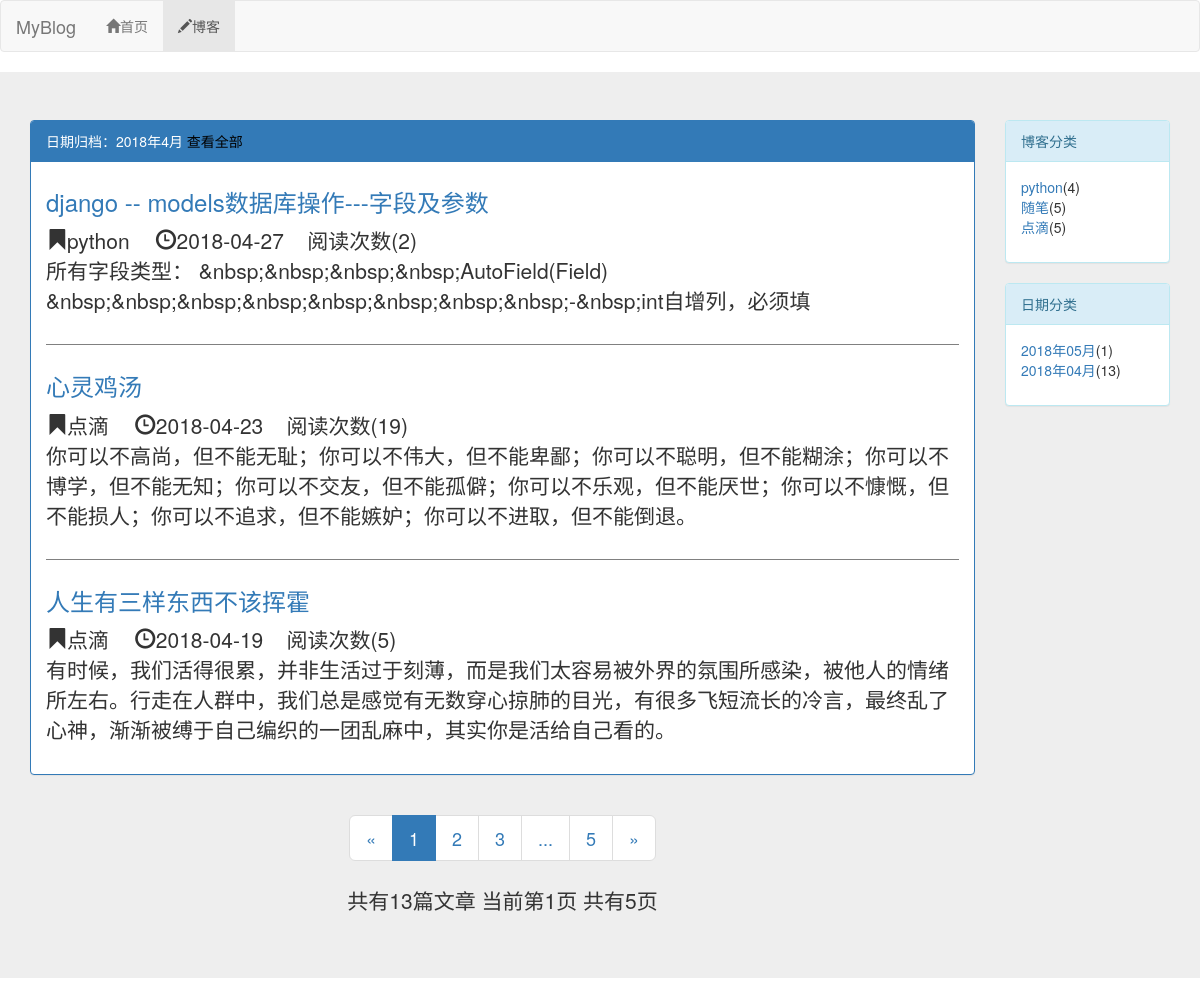
/blog/date/2018/4, run on an earlier commit of the app's database.
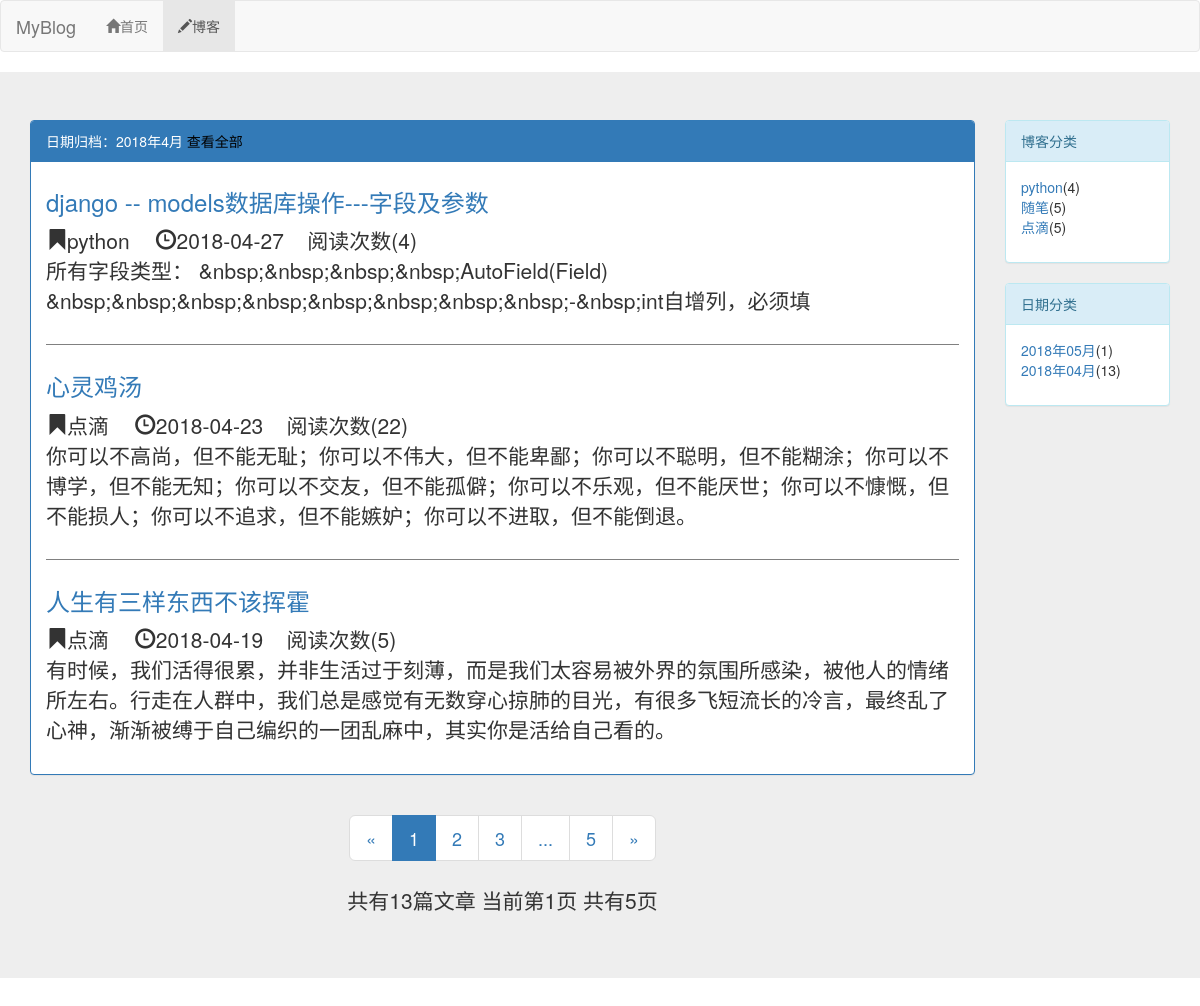
And on a later commit of the database.
### blog/models.py (models this page shows, shortened)
class Blog(models.Model,ReadNumExpandMethod):
    title=models.CharField(max_length=50)
    blog_type=models.ForeignKey(BlogType,on_delete=models.DO_NOTHING)
    content=RichTextUploadingField()
    read_details=GenericRelation(ReadDetail)
    author=models.ForeignKey(User,on_delete=models.DO_NOTHING)
    creat_time=models.DateTimeField(auto_now_add=True)
    last_updated_time=models.DateTimeField(auto_now=True)
    class Meta:
        ordering=['-creat_time']

class BlogType(models.Model):
    type_name=models.CharField(max_length=15)
    def __str__(self):
        return self.type_name

### read_statistics/models.py (models this page shows)
class ReadNum(models.Model):
    read_num=models.IntegerField(default=0)
    content_type = models.ForeignKey(ContentType, on_delete=models.DO_NOTHING)
    object_id = models.PositiveIntegerField()
    content_object = GenericForeignKey('content_type', 'object_id')

### blog/views.py (the view)
# urls.py: path('date/<int:year>/<int:month>',views.blogs_with_date,name='blogs_with_date')
def blogs_with_date (request,year,month):
    blogs_all_list=Blog.objects.filter(creat_time__year=year,creat_time__month=month)
    context=get_blog_list_common_data(request,blogs_all_list)
    context['blogs_with_date']='%s年%s月'%(year,month)
    return render(request,'blog/blogs_with_date.html',context)

### read_statistics/models.py (called while the page is built)
    def get_read_num(self):
        try:
            ct = ContentType.objects.get_for_model(self)
            readnum = ReadNum.objects.get(content_type=ct, object_id=self.pk)
            return readnum.read_num
        except exceptions.ObjectDoesNotExist:
            return 0

### blog/templates/blog/blogs_with_date.html (shortened to what this page needs)
{% extends "blog/blog_list.html" %}
{% block blog_list_title %}
     日期归档：{{ blogs_with_date }}
      <a href="{% url 'blog_list' %}" style="color:black">查看全部</a>
{% endblock %}

### blog/templates/blog/blog_list.html (shortened to what the changed rows need)
{% extends "base.html" %}
{% load staticfiles %}
{% block hearder_extend %}
    <link rel="stylesheet" href="{% static 'blog/blog.css' %}">
{% endblock %}
{% block content %}
<div class="jumbotron">
<div class="container">
  <div class="row">
    <div class="col-xs-12 col-sm-8 col-md-9 col-lg-10">
        <div class="panel panel-primary">
            <div class="panel-body">
              {% for blog in blogs %}
                <div class="blog">
                        <h3> <a href="{% url 'blog_detail' blog.pk %}" style="text-decoration:none">{{ blog.title }}</a></h3>
                        <p class="blog-info">
                            <span class="glyphicon glyphicon-bookmark"></span>{{ blog.blog_type }}
                            <span class="glyphicon glyphicon-time" style="margin-left:20px"></span>{{ blog.creat_time|date:"Y-m-d" }}
                             &nbsp;&nbsp;&nbsp;阅读次数({{ blog.get_read_num }})
                        </p>
                    <p>{{ blog.content|striptags|truncatechars:120}}</p>
                </div>
                {% empty %}
                <div class="blog">
                    <h3>暂无博客，请期待</h3>
                </div>
                {% endfor %}
            </div>
          </div>
    </div>
  </div>
</div>
</div>
{% endblock%}

What changed in the data, as far as the page shows it:
changed through a linked row, Blog "django -- models数据库操作---字段及参数": get_read_num "2" → "4"
changed through a linked row, Blog "心灵鸡汤": get_read_num "19" → "22"
